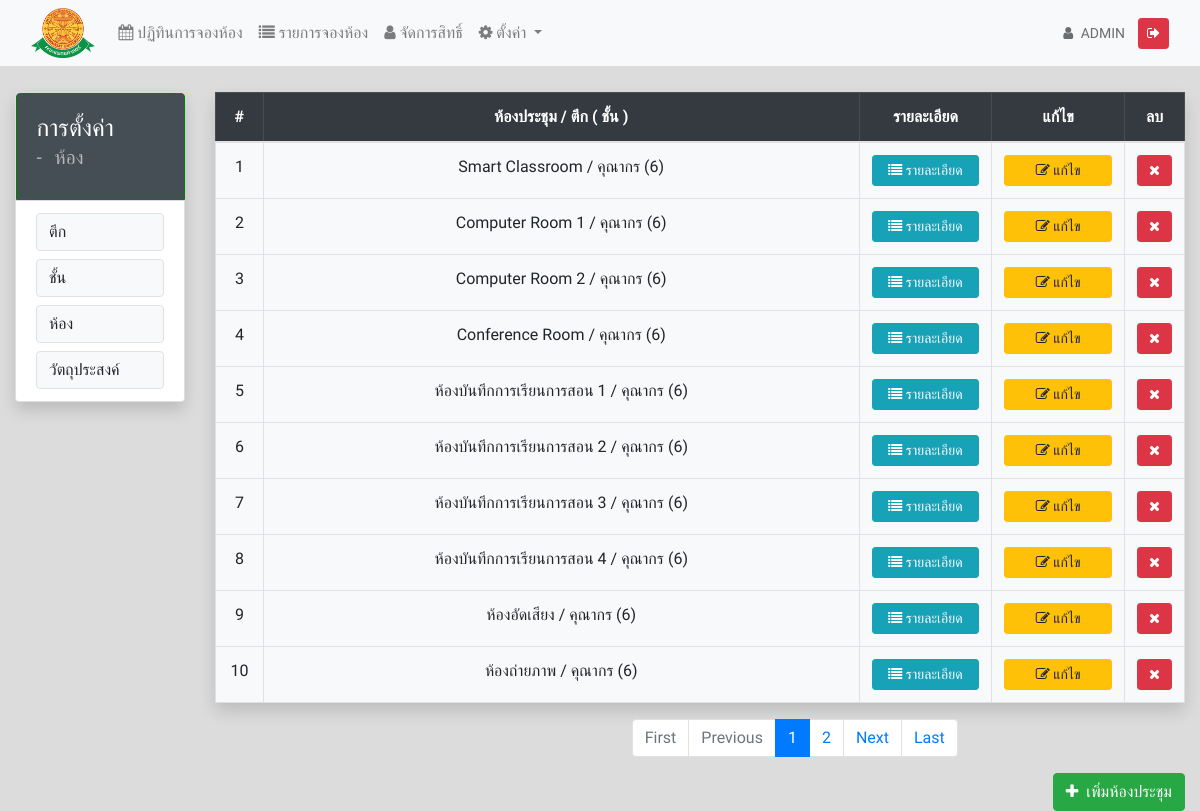
Page /rooms-list.php (signed in) on the committed database.
### tables this page shows
CREATE TABLE `rooms` (
  `id` int(11) NOT NULL AUTO_INCREMENT,
  `create_date` timestamp NULL DEFAULT CURRENT_TIMESTAMP,
  `name` varchar(150) NOT NULL COMMENT 'ชื่อห้อง',
  `building_id` int(11) DEFAULT NULL COMMENT 'ตึก',
  `class_no` varchar(255) DEFAULT NULL COMMENT 'ชั้น',
  `detail` text NOT NULL COMMENT 'รายละเอียดห้อง',
  `published` int(11) NOT NULL DEFAULT '1',
  `date_edit` datetime DEFAULT CURRENT_TIMESTAMP,
  `use_for` varchar(255) DEFAULT NULL,
  `privacy` varchar(255) DEFAULT '1' COMMENT '1 = public , medcode = หน่วยงาน',
  `admin_section` varchar(2) NOT NULL,
  `admin_phone` varchar(10) NOT NULL,
  PRIMARY KEY (`id`)
);

CREATE TABLE `building` (
  `id` int(11) NOT NULL AUTO_INCREMENT,
  `building_name` varchar(255) DEFAULT NULL,
  `create_date` timestamp NULL DEFAULT CURRENT_TIMESTAMP,
  PRIMARY KEY (`id`)
);

### rooms-list.php (the view, shortened to what this page needs)
<?
    include "function.php";
    $sql = "SELECT room.* , b.building_name FROM rooms AS room
                LEFT JOIN building AS b
                    ON room.building_id = b.id
                        ORDER BY room.id ASC";
    $result = $conn->query($sql);
?>
<!doctype html>
<html lang="en">
<head>
    <link rel="stylesheet" href="https://stackpath.bootstrapcdn.com/font-awesome/4.7.0/css/font-awesome.css">
    <link rel="stylesheet" href="https://stackpath.bootstrapcdn.com/bootstrap/4.5.2/css/bootstrap.min.css"
>
    <link href="https://cdn.jsdelivr.net/npm/select2@4.1.0-beta.1/dist/css/select2.min.css" rel="stylesheet" />
    <link rel="stylesheet" href="css/style.css">
</head>
<body>
    <?include "ui/nav.php";?>
    <div class="container-fluid">
        <div class="row mt-3">
            <?
            include "ui/leftbarRoom.php";
            ?>
            <div class="col-lg-10 col-md-10">
                <table class="table table-bordered shadow text-center" id="data-table" style="width:100%">
                    <thead class="table-dark ">
                        <tr>
                            <th width="5%">#</th>
                            <th>ห้องประชุม / ตึก ( ชั้น )</th>
                            <th width="15%">รายละเอียด</th>
                            <th width="15%">แก้ไข</th>
                            <th width="7%">ลบ</th>
                        </tr>
                    </thead>
                    <tbody class="bg-light">
                        <?
                        $i = 1;
                        while($row = $result->fetch_assoc())
                        {?>
                        <tr>
                            <td><?= $i; ?></td>
                            <td><?= $row['name']. " / ". $row['building_name'].' ('.$row['class_no'].')'; ?>
                            </td>
                            <td>
                                <button type="button" name="details" class="btn btn-sm btn-block btn-info view_data"
                                    id="<?= $row['id']; ?>">
                                    <i class="fa fa-list" aria-hidden="true"></i> รายละเอียด</button>
                            </td>
                            <td>
                                <button type="button" name="edit" class="btn btn-sm btn-block btn-warning edit_data"
                                    id="<?= $row['id']; ?>">
                                    <i class="fa fa-edit" aria-hidden="true"></i> แก้ไข</button>
                            </td>
                            <td>
                                <button type="button" name="delete" class="btn btn-sm btn-block btn-danger delete_data"
                                    id="<?= $row['id']; ?>">
                                    <i class="fa fa-remove" aria-hidden="true"></i></button>
                            </td>
                        </tr>
                        <?
                        $i++;
                    }?>
                    </tbody>
                </table>
                <button class="btn btn-success pull-right add_data" href="#" data-toggle="modal"
                    data-target="#add_room">
                    <i class="fa fa-plus mr-2" aria-hidden="true"></i>เพิ่มห้องประชุม
                </button>
            </div>
        </div>
    </div>
</body>
</html>

### ui/nav.php (shortened to what this page needs)
<nav class="navbar navbar-expand-lg navbar-light bg-light">
    <div class="container-fluid">
        <a href="main.php">
            <img src="img/med_logo.png" class="logo-nav">
        </a>
        <div class="collapse navbar-collapse" id="navbarSupportedContent">
            <ul class="navbar-nav mr-auto mb-lg-0 text-center">
                <li class="nav-item">
                    <a class="nav-link" href="main.php"><i class="fa fa-calendar ml-3 mr-1"></i>ปฏิทินการจองห้อง</a>
                </li>
                <li class="nav-item">
                    <a class="nav-link" href="booking-list.php"><i class="fa fa-list"></i>
                        รายการจองห้อง</a>
                </li>
                <?if(isset($_SESSION['_LOGIN']) && $_SESSION['_LOGIN'] == 'ADMIN'){?>
                <li class="nav-item">
                    <a class="nav-link" href="permission_manage.php"><i class="fa fa-user"></i>
                        จัดการสิทธิ์</a>
                </li>
                <li class="nav-item dropdown">
                    <a class="nav-link dropdown-toggle" href="#" id="navbarDropdown" role="button"
                        data-toggle="dropdown" aria-haspopup="true" aria-expanded="false">
                        <i class="fa fa-gear"></i> ตั้งค่า
                    </a>
                </li>
                <?}?>
            </ul>
            <ul class="navbar-nav mb-lg-0">
                <li class="nav-item">
                    <button class="btn btn-sm btn-light" disabled>
                        <i class="fa fa-user mr-1"></i>
                        <?= $_SESSION['_LOGIN']; ?>
                    </button>
                    <button class="btn btn-sm btn-danger btn_logout">
                        <i class="fa fa-sign-out"></i>
                    </button>
                </li>
            </ul>
        </div>
    </div>
</nav>

### ui/leftbarRoom.php
<div class="col-lg-2 col-md-2 mb-3">
    <div class="list-group small shadow">
        <div class="list-group-item active headGroup"
            style="background-color:#454d55!important;padding:20px;margin:0.5px;border: 1px solid black;color:white">
            <h4>การตั้งค่า
                <br>
                <small style='opacity:0.6;'>- </small>
                <small style='opacity:0.6;' class='ml-2' id='details_page' hidden></small>
            </h4>
        </div>
        <div class="list-group-item">
            <button onclick="window.location.href='building-list.php'" class="btn btn-light btn-block border"
                style="text-align:left!important;">ตึก</button>
            <button onclick="window.location.href='class-list.php'" class="btn btn-light btn-block border"
                style="text-align:left!important;">ชั้น</button>
            <button onclick="window.location.href='rooms-list.php'" class="btn btn-light btn-block border"
                style="text-align:left!important;">ห้อง</button>
            <button onclick="window.location.href='use-list.php'" class="btn btn-light btn-block border"
                style="text-align:left!important;">วัตถุประสงค์</button>
        </div>
    </div>
</div>

### css/style.css (style rules this page uses)
body { background-color: gainsboro; font-family: 'Sarabun', sans-serif; }
.logo-nav { height: 50px; width: auto; }
.headGroup { background-color: green !important; border-color: green !important; }
.shadow { box-shadow: 2px 2px 12px rgba(0, 0, 0, 0.2); margin-top: 10px }
.navbar-nav { text-align: center; }

### ui/nav.php (style rules this page uses)
.logo-nav { height: 50px; width: auto; }

### rows in the picture
rooms: name "Smart Classroom", building.building_name "คุณากร", class_no "6"
rooms: name "Computer Room 1", building.building_name "คุณากร", class_no "6"
rooms: name "Computer Room 2", building.building_name "คุณากร", class_no "6"
rooms: name "Conference Room", building.building_name "คุณากร", class_no "6"
rooms: name "ห้องบันทึกการเรียนการสอน 1", building.building_name "คุณากร", class_no "6"
rooms: name "ห้องบันทึกการเรียนการสอน 2", building.building_name "คุณากร", class_no "6"
rooms: name "ห้องบันทึกการเรียนการสอน 3", building.building_name "คุณากร", class_no "6"
rooms: name "ห้องบันทึกการเรียนการสอน 4", building.building_name "คุณากร", class_no "6"
rooms: name "ห้องอัดเสียง", building.building_name "คุณากร", class_no "6"
rooms: name "ห้องถ่ายภาพ", building.building_name "คุณากร", class_no "6"

### other values in the picture
$_SESSION['_LOGIN'] "ADMIN"
